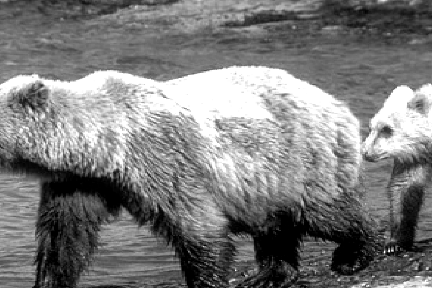
#> input picture images/NS_stimulus_images/NS_0.png, 432 x 288 px, found by its file name; its folder holds 5 pictures in this run
$ jupyter execute --allow-errors 'Alex scratch work.ipynb'   (Python 2 division)   (older library calls are emulated)
#> lines starting #> are read from the running program, lines starting #| are printed output that depends on the picture
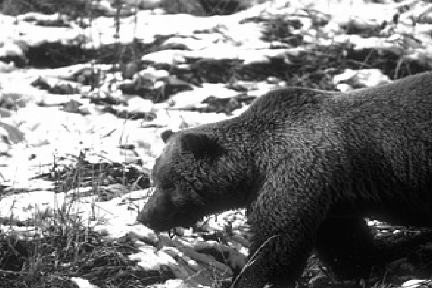
#> input picture images/NS_stimulus_images/NS_1.png, 432 x 288 px, found by its file name
### fourier_transform/main.py
import numpy as np
# import matplotlib.pyplot as plt
from scipy import fftpack
from scipy.interpolate import RectBivariateSpline as RBS
from scipy.interpolate import interp2d
from scipy.ndimage import map_coordinates
import radialProfile


def log_fourier_transform(image):
	"""Shifts the supplied image so its mean intensity is 0, then computes the log of the absolute value of the fourier transform.
	Input:
		:numpy.ndarray image : the image to transform
	Output:
		:numpy.ndarray mean_shifted_image : the image with mean shifted to 0
		:numpy.ndarray fft_image : The image, passed through the following transformations (in order): shift mean to 0, FFT, FFTshift absolute value, log10.
			See scipy.fftpack.fft2 and scipy.fftpack.fftshift"""
	mean_shifted_image = image - np.mean(image[:])
	shifted_fft_raw_image = fftpack.fftshift(fftpack.fft2(mean_shifted_image))
	log_fft_image =  np.log10(np.abs(shifted_fft_raw_image) + 1)
	# [19 lines of commented-out code are left out]
	return mean_shifted_image, log_fft_image#, psd1D

# [100 lines left out: functions radial_image_intensity, image_line_segment_intensity, interpolated_pixel_values, image_orientation, not called in this run]

### Alex scratch work.ipynb
[cell 1]
import numpy as np
from scipy.ndimage import imread
import matplotlib.pyplot as plt
import fourier_transform as ft
import seaborn as sns
from scipy import fftpack

[cell 2]
sns.set_context("notebook",font_scale=1.5)

## Working on orientation

[cell 3]
# sweet_image_descriptions = {
# #                 31:"oregon trail",
# # #                 33:"puppies!",
# # #                 55:"caw caw, motherfucker",
# # #                 57:"ugly duck",
# # #                 81:"wood paneling",
# # #                 113:"pencils vertical",
# # #                 114:"pencils horizontal",
# # #                 115:"georgia o'keefe",
# #                 85:"actually windows",
# # #                 88:"crappy leaves",
# #                 86:"windows 1",
#                 87:"leaves",
#                 }

sweet_image_descriptions = { n : "Natural Scene " + str(n) for n in range(118)}

#> (the rest of this cell did not finish here and is left out)

[cell 4]
# pct_trials = [0.01, 0.03, 0.05, 0.07, 0.09]
pct_trials = [
#     0.01,
#     0.05,
    0.07
#     0.1,
]
#> pct_trials = [0.07]
num_pie_slices = 72
theta = [2 * n * np.pi / num_pie_slices for n in range(num_pie_slices)]
# pct = 0.05
#> (the rest of this cell did not finish here and is left out)

[cell 5]
plt.close("all")

## static grating

#> (a cell that did not finish here is left out)

#> (a cell that did not finish here is left out)

#> (a cell that did not finish here is left out)

#> (a cell that did not finish here is left out)

## Scratchwork, getting fourier transform in a useable state

[cell 10]
BEARSBEARSBEARS = imread('/Users/sekunder/python/SWDB/SWDB-KART/images/NS_stimulus_images/NS_0.png',flatten=True)
#> BEARSBEARSBEARS: shape (288, 432) float32; min 0, max 255, mean 123.3
print(BEARSBEARSBEARS.shape)
#| (288, 432)
plt.imshow(BEARSBEARSBEARS,cmap='gray',interpolation='nearest')

[cell 11]
BEARS_reduced = BEARSBEARSBEARS - np.mean(BEARSBEARSBEARS[:])
FFT_Bears = fftpack.fft2(BEARS_reduced)
FFT_shifted_Bears = np.abs(fftpack.fftshift(FFT_Bears))

max_magnitude = np.max(FFT_shifted_Bears)
#> max_magnitude = 4020287.8
print('max magnitude:',max_magnitude)
#| max magnitude: 4020287.8
plt.figure()
plt.imshow(np.log(FFT_shifted_Bears))

percent = 0.08
theta = percent*max_magnitude
#> theta = 321623
print('5% threshold:',theta)
#| 5% threshold: 321623.02
FFT_thresholded = FFT_shifted_Bears * (FFT_shifted_Bears > theta)

(x,y) = np.where(FFT_shifted_Bears > theta)
#> x = 68 values from 135 to 153; y = 68 values, max 223 at index 37, min 209 at index 30, mean 216

plt.figure()
plt.imshow(FFT_thresholded[np.min(x)-10:np.max(x)+10,np.min(y)-10:np.max(y)+10],interpolation='nearest')
plt.colorbar()
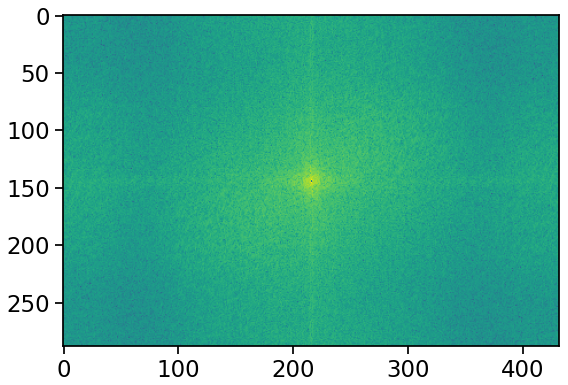
#> figure drawn by matplotlib, 1 panel
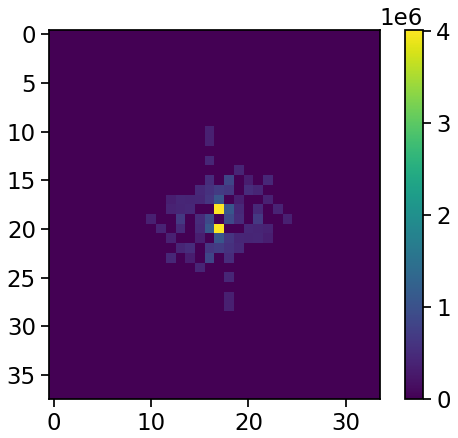
#> figure drawn by matplotlib, 2 panels

#> (a cell that did not finish here is left out)

#> in log_fourier_transform, `log_fft_image =  np.log10(np.abs(shifted_fft_raw_image) + 1)`:
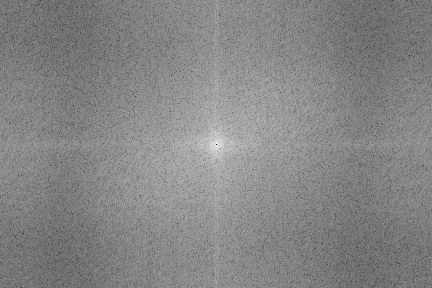
#> log_fft_image: shape (288, 432) float32; min 0.0597, max 6.6, mean 3.49; drawn with min black and max white
plt.figure()
plt.imshow(BEARSBEARSBEARS,cmap='gray')
plt.figure()
plt.imshow(logbears,cmap='gray')
plt.figure()
plt.imshow(FFTbears)
# ax[0].title('BEARS BEARS BEARS')
# ax[1].imshow(logbears)

## Misc scratchwork

[cell 13]
a = np.asarray([(1,2,3),(8,9,10)])
#> a = [[1, 2, 3], [8, 9, 10]]
a[np.asarray([0,1,0]),np.asarray([1,2,2])]
#> Out = [2, 10, 3]
